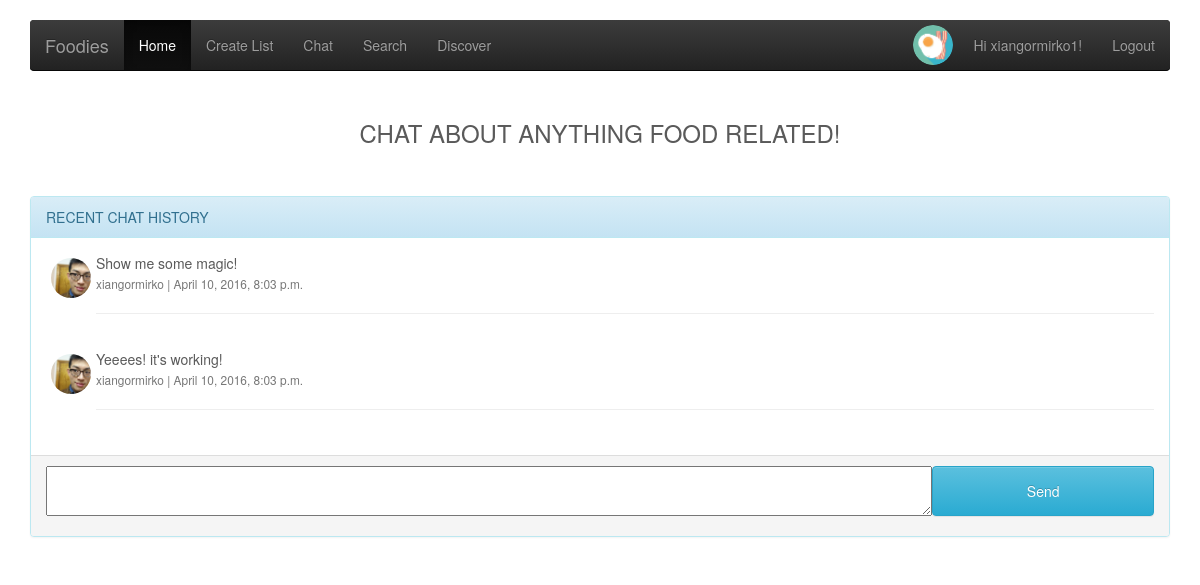
/lists/chat/ (signed in), run on the app's committed database.
### rest_lists/models.py (models this page shows, shortened)
class Chat(models.Model):
    posted_time = models.DateTimeField(auto_now_add=True)
    poster = models.ForeignKey(User)
    content = models.TextField(blank=True)
    username = models.CharField(max_length=180, blank=True)
    avatar = models.CharField(max_length=255, blank=True)
    class Meta:
        ordering = ('posted_time',)

class UserProfile(models.Model):
    first_name = models.CharField(max_length=255)
    last_name = models.CharField(max_length=255)
    user = models.OneToOneField(User, on_delete=models.CASCADE)
    picture = models.ImageField(upload_to='profile_images', blank=True)
    following = models.ManyToManyField(List)

### rest_lists/views.py (the view, shortened to what this page needs)
# urls.py: url(r'chat/$', views.chat_room, name='chat'),
@login_required
def chat_room(request):
    form = forms.ChatForm(request.POST)
    if request.method == 'GET':
        if request.is_ajax():
            posts = serializers.serialize('json', models.Chat.objects.all())
            all_posts = models.Chat.objects.all()
            htmlbody = ""
            for post in all_posts:
                htmlbody += '<li class="media">'
                htmlbody += '<div class="image-crop pull-left"><a id="a-icon" href="">'
                if post.avatar:
                    htmlbody += '<img class="user-icon" src="/static/'+ post.avatar + '"/>'
                else:
                    htmlbody += '<img class="user-icon" src="/static/icons/food-iconset_0005_eggs-and-bacon.png'
                htmlbody += '</a></div><div class="media-body">'
                htmlbody += post.content
                htmlbody += '<br><small class="text-muted">'
                htmlbody += post.poster.username +' | '+post.posted_time.strftime('%B %d, %Y, %I:%M %p')
                htmlbody += '</small><hr/></div></li>'
            return HttpResponse(htmlbody)
    posts = models.Chat.objects.all()
    return render(request, 'rest_lists/chatroom.html', {'posts': posts, 'form': form})

### rest_lists/forms.py
class ChatForm(forms.ModelForm):
    content = forms.CharField(widget=forms.Textarea, label='')
    class Meta:
        model = models.Chat
        fields = [
            'content',
        ]

### rest_lists/templates/rest_lists/chatroom.html (shortened to what this page needs)
{% extends 'layout.html' %}
{% load static from staticfiles %}
{% block content %}
    <div class="row " style="padding-top:40px;">
        <h3 class="text-center">CHAT ABOUT ANYTHING FOOD RELATED! </h3>
        <br/><br/>
        <div class="col-md-12">
            <div class="panel panel-info">
                <div class="panel-heading">
                    RECENT CHAT HISTORY
                </div>
                <div class="panel-body">
                    <ul class="media-list" id="chat_target">
                        {% for post in posts %}
                            <li class="media">
                                <div class="image-crop pull-left"><a id="a-icon" href="">
                                    <img class="user-icon" src="{% static post.poster.userprofile.picture %}"/>
                                </a></div>
                                <div class="media-body">
                                    {{ post.content }}
                                    <br>
                                    <small class="text-muted">{{ post.poster.username }}
                                        | {{ post.posted_time }}</small>
                                    <hr/>
                                </div>
                            </li>
                        {% endfor %}
                    </ul>
                </div>
                <div class="panel-footer">
                    <form id="post_form" method="POST" action="/lists/chat/" enctype="multipart/form-data">
                        <div class="form-group">
                            {{ form.as_p }}
                            <input id="chat_button" type="submit" class='btn btn-info' name="submit" value="Send"/>
                        </div>
                    </form>
                </div>
            </div>
        </div>
    </div>
{% endblock %}

### templates/layout.html (shortened to what this page needs)
{% load static from staticfiles %}
<!doctype html>
<html>
<head>
    <link rel="stylesheet" href="{% static 'css/bootstrap.min.css' %}">
    <link rel="stylesheet" href="{% static 'css/bootstrap-theme.min.css' %}">
    <link rel="stylesheet" href="{% static 'css/layout.css' %}">
</head>
<body>
<div class="navbar-wrapper">
    <div class="container" id="main-containner">
        <nav class="navbar navbar-inverse navbar-static-top">
            <div class="container">
                <div class="navbar-header">
                    <a class="navbar-brand" href="/">Foodies</a>
                </div>
                <div id="navbar" class="navbar-collapse collapse">
                    <ul class="nav navbar-nav">
                        <li class="active"><a href="{% url 'lists:list' %}">Home</a></li>
                        <li><a href="{% url 'lists:create_list' %}">Create List</a></li>
                        <li><a href="{% url 'lists:chat' %}">Chat</a></li>
                        <li><a href="{% url 'lists:search' %}">Search</a></li>
                        <li><a href="{% url 'lists:recommend' %}">Discover</a></li>
                    </ul>
                    <ul class="nav navbar-nav navbar-right">
                        {% if user.is_authenticated %}
                            <li>
                                <div class="image-crop"><a id="a-icon" href=""><img class="user-icon" src="
                        {% if user.userprofile.picture %}
                        {% static user.userprofile.picture %}
                        {% else %}
                        {% static 'img/icons/food-iconset_0005_eggs-and-bacon.png' %}
                        {% endif %}
                        "></a></div>
                            </li>
                            <li><a href="/lists/profile/">Hi {{ user.username }}!</a></li>
                            <li><a href="{% url 'lists:logout' %}">Logout</a></li>
                        {% else %}
                            <li><a href="{% url 'lists:login' %}">Login</a></li>
                        {% endif %}
                    </ul>
                </div>
            </div>
        </nav>
    </div>
</div>
<div class="container main">
    {% block content %}{% endblock %}
</div>
</body>
</html>

### assets/css/layout.css (style rules this page uses)
html { height: 100%; }
body { height: 100%; color: #5a5a5a; }
.main { padding-top: 60px; }
input[type=submit] { margin-top: 3rem; }
.navbar-wrapper { position: absolute; top: 0; right: 0; left: 0; z-index: 20; }
.navbar-wrapper > .container { padding-right: 0; padding-left: 0; }
.navbar-wrapper .navbar { padding-right: 15px; padding-left: 15px; }
.navbar-wrapper .navbar .container { width: auto; }
.navbar-brand { text-align: center; display: flex; }
.image-crop { margin: 5px; width: 40px; height: 40px; overflow: hidden; border-radius: 50%; }
.user-icon { margin: 0 auto; height: 100%; width: auto; }
input { width: 100%; }
#post_form { display: flex; width: 100%; }
#id_content { height: 50px; width: 100%; }
#chat_button { margin: 0; height: 50px; width: 20%; }
.form-group p { width: 80%; display: flex; }
.form-group { width: 100%; display: flex; }
@media (min-width: 768px) { .navbar-wrapper { margin-top: 20px; } }
@media (min-width: 768px) { .navbar-wrapper .container { padding-right: 15px; padding-left: 15px; } }
@media (min-width: 768px) { .navbar-wrapper .navbar { padding-right: 0; padding-left: 0; } }
@media (min-width: 768px) { .navbar-wrapper .navbar { border-radius: 4px; } }

### rest_lists/templates/rest_lists/chatroom.html (style rules this page uses)
.form-group { margin-bottom: 0; }

### data on the page
Chat: poster.picture (picture), content "Show me some magic!", poster.username "xiangormirko", posted_time "April 10, 2016, 8:03 p.m."
Chat: poster.picture (picture), content "Yeeees! it's working!", poster.username "xiangormirko", posted_time "April 10, 2016, 8:03 p.m."

### other printed values
{{ user.username }} "xiangormirko1"
